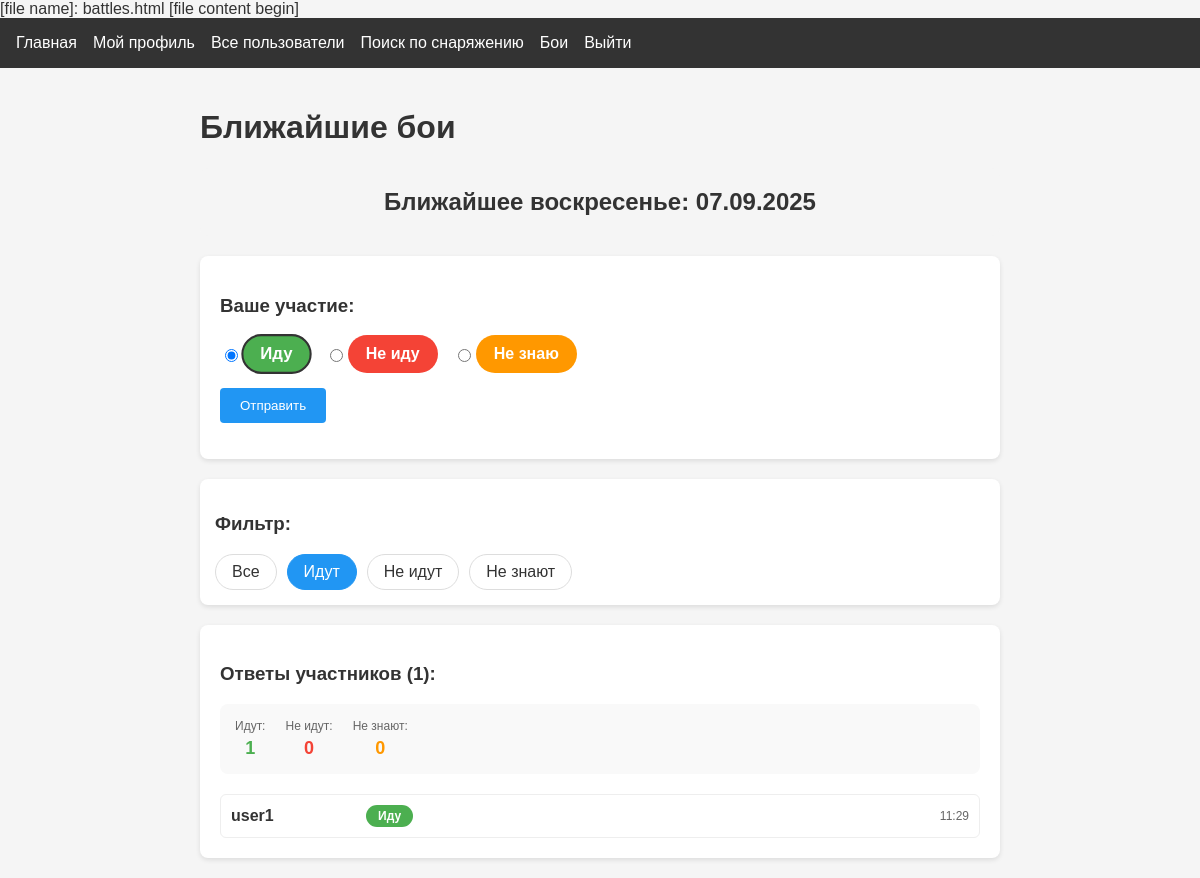
The page /battles?filter=going (signed in) on the database its author committed.
### app.py (models this page shows)
class BattleResponse(db.Model):
    id = db.Column(db.Integer, primary_key=True)
    user_id = db.Column(db.Integer, db.ForeignKey("user.id"), nullable=False)
    battle_date = db.Column(db.Date, nullable=False)
    status = db.Column(db.String(20), nullable=False)  # going, not_going, maybe
    created_at = db.Column(db.DateTime, default=datetime.utcnow)
    __table_args__ = (db.UniqueConstraint('user_id', 'battle_date', name='_user_battle_uc'),)

class User(db.Model, UserMixin):
    id = db.Column(db.Integer, primary_key=True)
    username = db.Column(db.String(80), unique=True, nullable=False)
    password = db.Column(db.String(120), nullable=False)
    weapon_class = db.Column(db.String(20), default="sword_buckler")
    age = db.Column(db.Integer)
    real_name = db.Column(db.String(100))
    has_longsword = db.Column(db.Boolean, default=False)
    longsword_since = db.Column(db.Date)
    has_rapier = db.Column(db.Boolean, default=False)
    rapier_since = db.Column(db.Date)
    has_sabre = db.Column(db.Boolean, default=False)
    sabre_since = db.Column(db.Date)
    has_sword_buckler = db.Column(db.Boolean, default=False)
    sword_buckler_since = db.Column(db.Date)
    items = db.relationship(
        "InventoryItem", backref="user", lazy=True, cascade="all, delete-orphan"
    )
    battle_responses = db.relationship("BattleResponse", backref="user", lazy=True)

### app.py (the view, shortened to what this page needs)
@app.route("/battles", methods=["GET", "POST"])
@login_required
def battles():
    next_sunday = get_next_sunday()
    filter_status = request.args.get("filter", "all")
    responses = BattleResponse.query.filter_by(battle_date=next_sunday).all()
    if filter_status != "all":
        responses = [r for r in responses if r.status == filter_status]
    user_response = BattleResponse.query.filter_by(
        user_id=current_user.id,
        battle_date=next_sunday
    ).first()
    return render_template(
        "battles.html",
        next_sunday=next_sunday,
        responses=responses,
        user_response=user_response,
        filter_status=filter_status
    )

### app.py (called while the page is built)
@login_manager.user_loader
def load_user(user_id):
    return User.query.get(int(user_id))

def get_next_sunday():
    today = date.today()
    days_until_sunday = (6 - today.weekday()) % 7
    if days_until_sunday == 0:
        days_until_sunday = 7
    return today + timedelta(days=days_until_sunday)

### templates/battles.html (shortened to what this page needs)
{% extends "base.html" %}
{% block content %}
<div class="battles-container">
    <h1>Ближайшие бои</h1>
    <div class="battle-date">
        <h2>Ближайшее воскресенье: {{ next_sunday.strftime('%d.%m.%Y') }}</h2>
    </div>
    <div class="response-form">
        <h3>Ваше участие:</h3>
        <form method="POST">
            <div class="response-options">
                <label class="response-option">
                    <input type="radio" name="status" value="going"
                           {% if user_response and user_response.status == 'going' %}checked{% endif %}>
                    <span class="status-indicator going">Иду</span>
                </label>
                <label class="response-option">
                    <input type="radio" name="status" value="not_going"
                           {% if user_response and user_response.status == 'not_going' %}checked{% endif %}>
                    <span class="status-indicator not-going">Не иду</span>
                </label>
                <label class="response-option">
                    <input type="radio" name="status" value="maybe"
                           {% if user_response and user_response.status == 'maybe' %}checked{% endif %}>
                    <span class="status-indicator maybe">Не знаю</span>
                </label>
            </div>
            <button type="submit" class="btn submit-btn">Отправить</button>
        </form>
    </div>
    <div class="filters">
        <h3>Фильтр:</h3>
        <div class="filter-options">
            <a href="{{ url_for('battles', filter='all') }}"
               class="filter-btn {% if filter_status == 'all' %}active{% endif %}">Все</a>
            <a href="{{ url_for('battles', filter='going') }}"
               class="filter-btn {% if filter_status == 'going' %}active{% endif %}">Идут</a>
            <a href="{{ url_for('battles', filter='not_going') }}"
               class="filter-btn {% if filter_status == 'not_going' %}active{% endif %}">Не идут</a>
            <a href="{{ url_for('battles', filter='maybe') }}"
               class="filter-btn {% if filter_status == 'maybe' %}active{% endif %}">Не знают</a>
        </div>
    </div>
    <div class="responses-list">
        <h3>Ответы участников ({{ responses|length }}):</h3>
        <div class="stats">
            <div class="stat">
                <span class="stat-label">Идут:</span>
                <span class="stat-count going">
                    {{ responses|selectattr('status', 'equalto', 'going')|list|length }}
                </span>
            </div>
            <div class="stat">
                <span class="stat-label">Не идут:</span>
                <span class="stat-count not-going">
                    {{ responses|selectattr('status', 'equalto', 'not_going')|list|length }}
                </span>
            </div>
            <div class="stat">
                <span class="stat-label">Не знают:</span>
                <span class="stat-count maybe">
                    {{ responses|selectattr('status', 'equalto', 'maybe')|list|length }}
                </span>
            </div>
        </div>
        <div class="users-list">
            {% for response in responses %}
            <div class="user-response">
                <a href="{{ url_for('view_profile', username=response.user.username) }}"
                   class="username-link" title="Перейти к профилю">
                    <span class="username">{{ response.user.username }}</span>
                </a>
                <span class="status-badge {{ response.status }}">
                    {% if response.status == 'going' %}Иду
                    {% elif response.status == 'not_going' %}Не иду
                    {% else %}Не знаю
                    {% endif %}
                </span>
                <span class="response-time">{{ response.created_at.strftime('%H:%M') }}</span>
            </div>
            {% else %}
            <p class="no-responses">Пока нет ответов</p>
            {% endfor %}
        </div>
    </div>
</div>
{% endblock %}

### static/css/style.css (style rules this page uses)
body { font-family: 'Arial', sans-serif; margin: 0; padding: 0; background-color: #f5f5f5; color: #333; }
.btn { display: inline-block; padding: 0.5rem 1rem; background-color: #4CAF50; color: white; text-decoration: none; border-radius: 4px; }
.username { font-weight: bold; }
.btn { padding: 10px 15px; border-radius: 4px; cursor: pointer; text-decoration: none; }

### templates/battles.html (style rules this page uses)
.battles-container { max-width: 800px; margin: 0 auto; padding: 20px; }
.battle-date { background: #f5f5f5; padding: 20px; border-radius: 8px; margin-bottom: 20px; text-align: center; }
.battle-date h2 { margin: 0; color: #333; }
.response-form { background: white; padding: 20px; border-radius: 8px; margin-bottom: 20px; box-shadow: 0 2px 5px rgba(0,0,0,0.1); }
.response-options { display: flex; gap: 15px; margin-bottom: 15px; flex-wrap: wrap; }
.response-option { display: flex; align-items: center; cursor: pointer; }
.response-option input[type="radio"] { margin-right: 5px; }
.status-indicator { padding: 8px 16px; border-radius: 20px; font-weight: bold; border: 2px solid transparent; }
.status-indicator.going { background-color: #4CAF50; color: white; }
.status-indicator.not-going { background-color: #f44336; color: white; }
.status-indicator.maybe { background-color: #ff9800; color: white; }
.response-option input[type="radio"]:checked + .status-indicator { border-color: #333; transform: scale(1.05); }
.submit-btn { background-color: #2196F3; color: white; padding: 10px 20px; border: none; border-radius: 4px; cursor: pointer; }
.filters { background: white; padding: 15px; border-radius: 8px; margin-bottom: 20px; box-shadow: 0 2px 5px rgba(0,0,0,0.1); }
.filter-options { display: flex; gap: 10px; flex-wrap: wrap; }
.filter-btn { padding: 8px 16px; border: 1px solid #ddd; border-radius: 20px; text-decoration: none; color: #333; transition: all 0.3s; }
.filter-btn.active, .filter-btn:hover { background-color: #2196F3; color: white; border-color: #2196F3; }
.responses-list { background: white; padding: 20px; border-radius: 8px; box-shadow: 0 2px 5px rgba(0,0,0,0.1); }
.stats { display: flex; gap: 20px; margin-bottom: 20px; padding: 15px; background: #f9f9f9; border-radius: 8px; }
.stat { display: flex; flex-direction: column; align-items: center; }
.stat-label { font-size: 12px; color: #666; margin-bottom: 5px; }
.stat-count { font-size: 18px; font-weight: bold; }
.stat-count.going { color: #4CAF50; }
.stat-count.not-going { color: #f44336; }
.stat-count.maybe { color: #ff9800; }
.users-list { display: flex; flex-direction: column; gap: 10px; }
.user-response { display: flex; align-items: center; gap: 15px; padding: 10px; border: 1px solid #eee; border-radius: 6px; transition: background-color 0.2s; }
.username-link { text-decoration: none; color: inherit; min-width: 120px; }
.username { font-weight: bold; transition: color 0.2s; }
.status-badge { padding: 4px 12px; border-radius: 12px; font-size: 12px; font-weight: bold; color: white; }
.status-badge.going { background-color: #4CAF50; }
.response-time { margin-left: auto; color: #666; font-size: 12px; }

### rows shown on the page
BattleResponse: status "☑ Иду", status "☐ Не иду", status "☐ Не знаю", user.username "user1", created_at "11:29"

### other values the page prints
{{ next_sunday.strftime('%d.%m.%Y') }} "07.09.2025"
{{ responses|length }} "1"
{{ responses|selectattr('status', 'equalto', 'going')|list|length }} "1"
{{ responses|selectattr('status', 'equalto', 'not_going')|list|length }} "0"
{{ responses|selectattr('status', 'equalto', 'maybe')|list|length }} "0"
